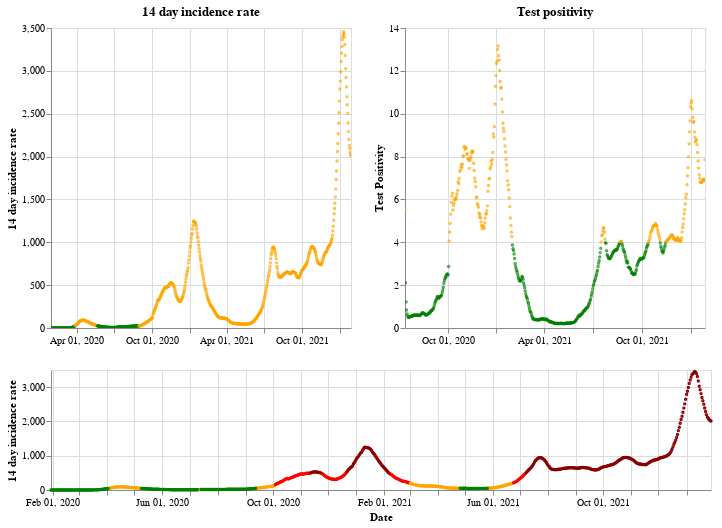

Source (notebook cell):
### Markdown cell above
## England

### Code cell
plot_traffic_light('England')

### Figure 1 — Vega-Lite specification as saved in the notebook (floating-point values rounded to 4 significant figures; data arrays with more than 128 entries replaced by an {"elided": "..."} marker saying what was removed)
{"config": {"view": {"continuousWidth": 400, "continuousHeight": 300}}, "vconcat": [{"hconcat": [{"mark": {"type": "point", "size": 2}, "encoding": {"color": {"condition": {"value": "green", "test": "(datum.twoWeeklyCasesRate <= 25)"}, "value": "orange"}, "tooltip": [{"type": "nominal", "field": "areaName"}, {"type": "temporal", "field": "date"}, {"type": "quantitative", "field": "twoWeeklyCasesRate"}, {"type": "quantitative", "field": "testPositivity"}], "x": {"type": "temporal", "axis": {"title": ""}, "field": "date", "scale": {"domain": {"selection": "DateBrush"}}, "timeUnit": "yearmonthdate"}, "y": {"type": "quantitative", "axis": {"title": "14 day incidence rate"}, "field": "twoWeeklyCasesRate"}}, "title": "14 day incidence rate", "width": 300}, {"mark": {"type": "point", "size": 2}, "encoding": {"color": {"condition": {"value": "green", "test": "(datum.testPositivity <= 4)"}, "value": "orange"}, "tooltip": [{"type": "nominal", "field": "areaName"}, {"type": "temporal", "field": "date"}, {"type": "quantitative", "field": "twoWeeklyCasesRate"}, {"type": "quantitative", "field": "testPositivity"}], "x": {"type": "temporal", "axis": {"title": ""}, "field": "date", "scale": {"domain": {"selection": "DateBrush"}}, "timeUnit": "yearmonthdate"}, "y": {"type": "quantitative", "axis": {"title": "Test Positivity"}, "field": "testPositivity"}}, "title": "Test positivity", "width": 300}]}, {"layer": [{"mark": {"type": "point", "size": 2}, "encoding": {"color": {"condition": {"value": "orange", "test": "(((datum.testPositivity < 4) && (datum.twoWeeklyCasesRate >= 50)) && (datum.twoWeeklyCasesRate < 200))"}, "value": "red"}, "opacity": {"condition": {"value": 1, "test": "((datum.twoWeeklyCasesRate >= 50) && (datum.twoWeeklyCasesRate < 500))"}, "value": 0}, "tooltip": [{"type": "nominal", "field": "areaName"}, {"type": "temporal", "field": "date"}, {"type": "quantitative", "field": "twoWeeklyCasesRate"}, {"type": "quantitative", "field": "testPositivity"}], "x": {"type": "temporal", "axis": {"title": "Date"}, "field": "date", "timeUnit": "yearmonthdate"}, "y": {"type": "quantitative", "axis": {"title": "14 day incidence rate"}, "field": "twoWeeklyCasesRate"}}, "selection": {"DateBrush": {"type": "interval", "encodings": ["x"], "fields": ["Time"]}}}, {"mark": {"type": "point", "size": 2}, "encoding": {"color": {"value": "darkred"}, "opacity": {"condition": {"value": 1, "test": "(datum.twoWeeklyCasesRate >= 500)"}, "value": 0}, "tooltip": [{"type": "nominal", "field": "areaName"}, {"type": "temporal", "field": "date"}, {"type": "quantitative", "field": "twoWeeklyCasesRate"}, {"type": "quantitative", "field": "testPositivity"}], "x": {"type": "temporal", "axis": {"title": "Date"}, "field": "date", "timeUnit": "yearmonthdate"}, "y": {"type": "quantitative", "axis": {"title": "14 day incidence rate"}, "field": "twoWeeklyCasesRate"}}}, {"mark": {"type": "point", "size": 2}, "encoding": {"color": {"condition": {"value": "green", "test": "((datum.testPositivity < 4) && (datum.twoWeeklyCasesRate < 50))"}, "value": "orange"}, "opacity": {"condition": {"value": 1, "test": "(datum.twoWeeklyCasesRate < 50)"}, "value": 0}, "tooltip": [{"type": "nominal", "field": "areaName"}, {"type": "temporal", "field": "date"}, {"type": "quantitative", "field": "twoWeeklyCasesRate"}, {"type": "quantitative", "field": "testPositivity"}], "x": {"type": "temporal", "axis": {"title": "Date"}, "field": "date", "timeUnit": "yearmonthdate"}, "y": {"type": "quantitative", "axis": {"title": "14 day incidence rate"}, "field": "twoWeeklyCasesRate"}}}], "height": 120, "width": 660}], "data": {"name": "data-0d44c0a3968328c7fbc9dcdfd2a3f7c3"}, "$schema": "https://vega.github.io/schema/vega-lite/v4.8.1.json", "datasets": {"data-0d44c0a3968328c7fbc9dcdfd2a3f7c3": {"elided": "730 records"}}}
